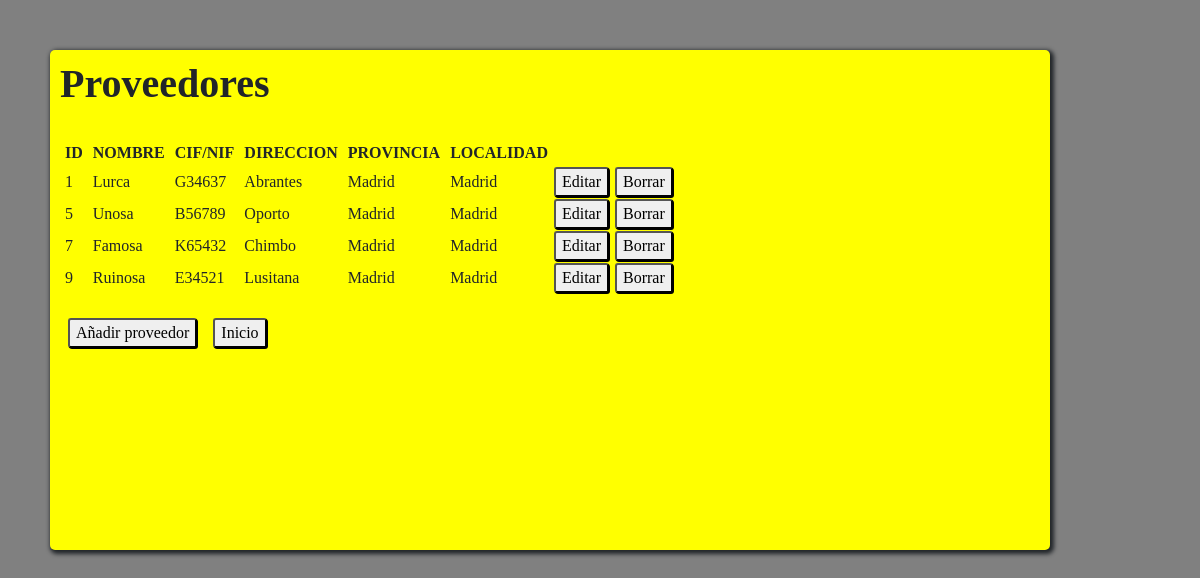
/codigos/proveedores.php (signed in), run on the app's committed database.
### tables this page shows
CREATE TABLE IF NOT EXISTS `proveedor` (
  `id` int(10) NOT NULL AUTO_INCREMENT,
  `nombre` varchar(50) NOT NULL,
  `cif` varchar(50) NOT NULL,
  `direccion` varchar(50) NOT NULL,
  `provincia` varchar(50) NOT NULL,
  `localidad` varchar(50) NOT NULL,
  PRIMARY KEY (`id`)
);

### codigos/proveedores.php (the view, shortened to what this page needs)
<?php
    include 'model/db.php';
    $sentencia = $bd -> query("SELECT * FROM proveedor");
    $proveedores = $sentencia -> fetchAll(PDO::FETCH_OBJ);
?>
<!DOCTYPE html>
<html lang="en">
<head>
    <link rel="stylesheet" href="https://stackpath.bootstrapcdn.com/bootstrap/4.3.1/css/bootstrap.min.css">
    <link rel="stylesheet" type="text/css" href="model/estilo.css">
</head>
<body>
    <form>
    <h1>Proveedores</h1><br>
    <table>
        <tr>
            <th>&nbsp;ID&nbsp;&nbsp;</th>
            <th>NOMBRE&nbsp;&nbsp;</th>
            <th>CIF/NIF&nbsp;&nbsp;</th>
            <th>DIRECCION&nbsp;&nbsp;</th>
            <th>PROVINCIA&nbsp;&nbsp;</th>
            <th>LOCALIDAD</th>
        </tr>
    <?php
        foreach($proveedores as $dato) {
            echo '<tr>';
                echo '<td>&nbsp;' . $dato->id . '</td>';
                echo '<td>' . $dato->nombre . '</td>';
                echo '<td>' . $dato->cif . '</td>';
                echo '<td>' . $dato->direccion . '</td>';
                echo '<td>' . $dato->provincia . '</td>';
                echo '<td>' . $dato->localidad . '</td>';
                echo '<td>&nbsp;<button><a href="editarPro.php?id=' . $dato->id .'">Editar</a></button></td>';
                echo '<td>&nbsp;<button><a href="borrarProveedor.php?id=' . $dato->id .'">Borrar</a></button></td>';
            echo '</tr>';
        }
    ?>
    </table>
    <br>&nbsp;&nbsp;<button><a href="insertarPro.php">Añadir proveedor</a></button>
    &nbsp;&nbsp;&nbsp;<button><a href="index.php">Inicio</a></button>
    </form>
</body>
</html>

### codigos/model/estilo.css (style rules this page uses)
body { background-color:grey; }
form { background-color:yellow; margin-top:50px; margin-left:50px; width:1000px; height:500px; font-family:verdana; padding:10px 10px; box-shadow:2px 2px 4px 2px; border-radius:5px; }
h1 { font-weight:bold; }
button { box-shadow:1px 1px; border-radius:3px; }

### codigos/proveedores.php (style rules this page uses)
a { color: black; }

### data on the page
proveedor: id "1", nombre "Lurca", cif "G34637", direccion "Abrantes", provincia "Madrid", localidad "Madrid"
proveedor: id "5", nombre "Unosa", cif "B56789", direccion "Oporto", provincia "Madrid", localidad "Madrid"
proveedor: id "7", nombre "Famosa", cif "K65432", direccion "Chimbo", provincia "Madrid", localidad "Madrid"
proveedor: id "9", nombre "Ruinosa", cif "E34521", direccion "Lusitana", provincia "Madrid", localidad "Madrid"
